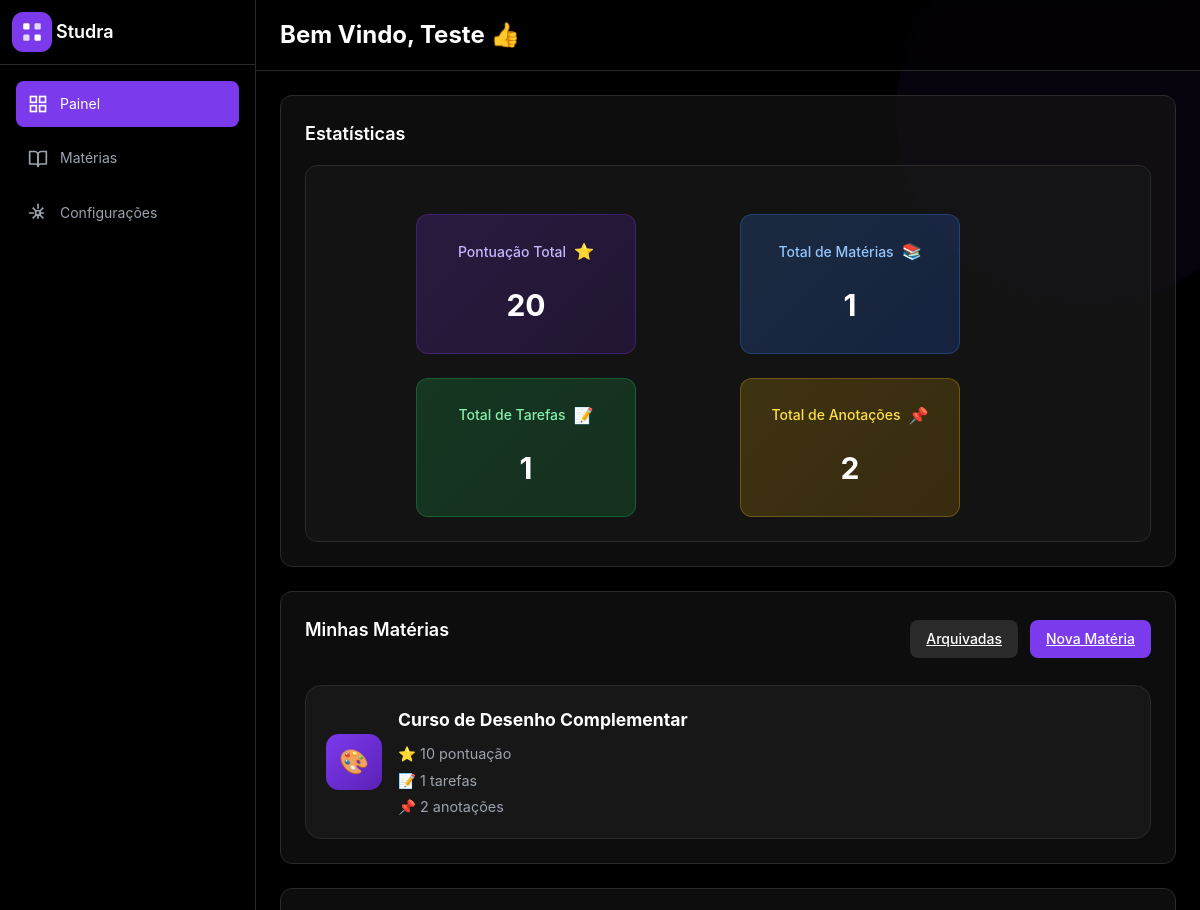
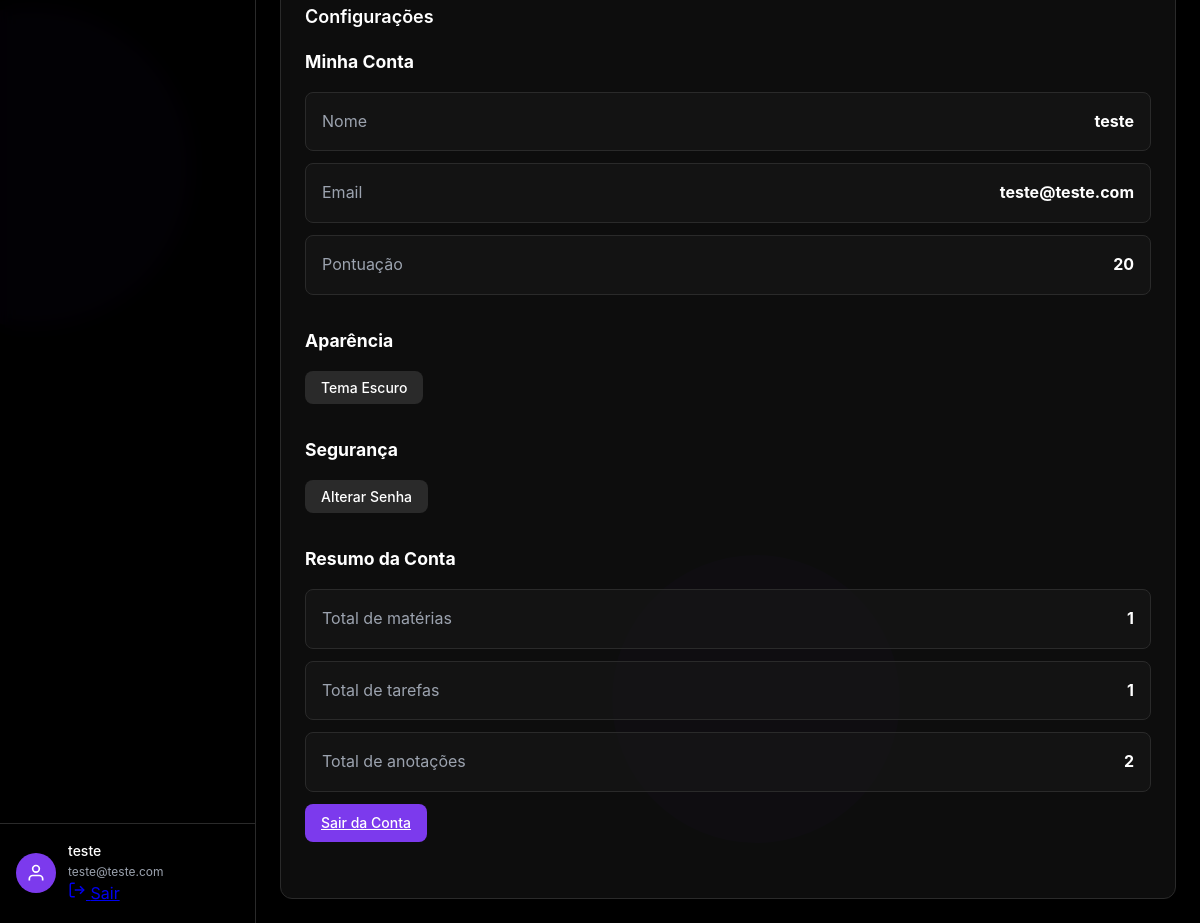
The page /views/dashboard.php (signed in) on the database its author committed (2 pictures, top to bottom).
### tables this page shows
CREATE TABLE `materias` (
  `id` int(11) NOT NULL,
  `usuario_id` int(11) NOT NULL,
  `nome` varchar(100) NOT NULL,
  `descricao` text DEFAULT NULL,
  `icone` varchar(50) NOT NULL,
  `pontuacao` int(11) DEFAULT 0,
  `arquivada` tinyint(1) DEFAULT 0,
  `criado_em` datetime DEFAULT current_timestamp()
);

### models/materia_model.php (called while the page is built, shortened)
<?php
class materia_model{
    private $pdo;
    public function __construct($pdo){
        $this->pdo = $pdo;
    }
    public function m_listar_materia($usuario_id){
        $sql = "
        SELECT *
        FROM materias
        WHERE usuario_id = :usuario_id
        AND arquivada = 0
        ORDER BY criado_em DESC
        ";
        $stmt = $this->pdo->prepare($sql);
        $stmt->execute([
        ':usuario_id' => $usuario_id
        ]);
        return $stmt->fetchAll(PDO::FETCH_ASSOC);
    }
}

### models/tarefa_model.php (called while the page is built, shortened)
<?php
class tarefa_model
{
    private $pdo;
    public function __construct($pdo)
    {
        $this->pdo = $pdo;
    }
    public function t_listar_por_materia($materia_id)
    {
    $sql = "
        SELECT *
        FROM tarefas
        WHERE materia_id = :materia_id
        AND arquivada = 0
        ORDER BY data_termino ASC
    ";
    $stmt = $this->pdo->prepare($sql);
    $stmt->execute([
        ':materia_id' => $materia_id
    ]);
    return $stmt->fetchAll(PDO::FETCH_ASSOC);
    }
}

### models/anotacoes_model.php (called while the page is built, shortened)
<?php
class anotacoes_model
{
    private $pdo;
    public function __construct($pdo)
    {
        $this->pdo = $pdo;
    }
    public function listar_por_materia($materia_id)
    {
    $sql = "
        SELECT *
        FROM anotacoes
        WHERE materia_id = :materia_id
        AND arquivada = 0
        ORDER BY criado_em DESC
    ";
    $stmt = $this->pdo->prepare($sql);
    $stmt->execute([
        ':materia_id' => $materia_id
    ]);
    return $stmt->fetchAll(PDO::FETCH_ASSOC);
    }
}

### config/icones.php (called while the page is built)
<?php
function obter_icones()
{
    return [
        'livro' => '📚',
        'computador' => '💻',
        'idioma' => '🌎',
        'matematica' => '🧮',
        'ciencia' => '🔬',
        'historia' => '🏛️',
        'arte' => '🎨'
    ];
}

### views/dashboard.php (the view, shortened to what this page needs)
<?php
$usuario_nome = $_SESSION['usuario_nome'];
$usuario_email = $_SESSION['usuario_email'];
$usuario_pontos = $_SESSION['us_pontos_total'];
require_once '../config/database.php';
require_once '../models/materia_model.php';
require_once '../models/tarefa_model.php';
require_once '../models/anotacoes_model.php';
require_once '../config/icones.php';
$icones = obter_icones();
$materiaModel = new materia_model($pdo);
$tarefaModel = new tarefa_model($pdo);
$anotacaoModel = new anotacoes_model($pdo);
$materias = $materiaModel->m_listar_materia($_SESSION['usuario_id']);
$tarefas = [];
$anotacoes = [];
foreach ($materias as $materia) {
    $tarefasMateria = $tarefaModel->t_listar_por_materia($materia['id']);
    $anotacoesMateria = $anotacaoModel->listar_por_materia($materia['id']);
    $tarefas = array_merge($tarefas, $tarefasMateria);
    $anotacoes = array_merge($anotacoes, $anotacoesMateria);
}
?>
<!DOCTYPE html>
<html lang="pt-BR">
<head>
    <link rel="stylesheet" href="../assets/css/dashboard.css">
</head>
<body>
    <div class="decorative-bg">
        <div class="bg-circle bg-circle-1"></div>
        <div class="bg-circle bg-circle-2"></div>
        <div class="bg-circle bg-circle-3"></div>
    </div>
    <div class="dashboard-container">
        <aside class="sidebar" id="sidebar">
            <div class="sidebar-header">
                <div class="logo">
                    <div class="logo-icon">
                        <img
                            src="/studra/assets/img/logo-studra.svg"
                            alt="Studra Logo"
                            class="logo-image"
                        >
                    </div>
                    <span class="logo-text">Studra</span>
                </div>
            </div>
            <nav class="sidebar-nav">
                <ul>
                    <li>
                        <a href="#dashboard" class="nav-item active" data-view="dashboard">
                            <svg width="20" height="20" viewBox="0 0 24 24" fill="none" stroke="currentColor">
                                <rect x="3" y="3" width="7" height="7" stroke-width="2"/>
                                <rect x="14" y="3" width="7" height="7" stroke-width="2"/>
                                <rect x="14" y="14" width="7" height="7" stroke-width="2"/>
                                <rect x="3" y="14" width="7" height="7" stroke-width="2"/>
                            </svg>
                            <span>Painel</span>
                        </a>
                    </li>
                    <li>
                        <a href="#materias" class="nav-item"    data-view="Materias">
                            <svg width="20" height="20" viewBox="0 0 24 24" fill="none" stroke="currentColor" stroke-width="2" stroke-linecap="round" stroke-linejoin="round">
                            <path d="M2 3h6a4 4 0 0 1 4 4v14a3 3 0 0 0-3-3H2z"></path>
                            <path d="M22 3h-6a4 4 0 0 0-4 4v14a3 3 0 0 1 3-3h7z"></path>
                            </svg>
                            <span>Matérias</span>
                        </a>
                    </li>
                    <li>
                        <a href="#configuracoes"class="nav-item" data-view="settings">
                            <svg width="20" height="20" viewBox="0 0 24 24" fill="none" stroke="currentColor">
                                <circle cx="12" cy="12" r="3" stroke-width="2"/>
                                <path d="M12 1v6m0 6v6M5.6 5.6l4.3 4.3m4.2 4.2l4.3 4.3M1 12h6m6 0h6M5.6 18.4l4.3-4.3m4.2-4.2l4.3-4.3" stroke-width="2"/>
                            </svg>
                            <span>Configurações</span>
                        </a>
                    </li>
                </ul>
            </nav>
            <div class="sidebar-footer">
                <div class="user-profile">
                    <div class="user-avatar">
                        <svg width="20" height="20" viewBox="0 0 24 24" fill="none" stroke="currentColor">
                            <path d="M20 21v-2a4 4 0 00-4-4H8a4 4 0 00-4 4v2M12 11a4 4 0 100-8 4 4 0 000 8z" stroke-width="2"/>
                        </svg>
                    </div>
                    <div class="user-info">
                        <p class="user-name">
                            <?php echo $usuario_nome; ?>
                        </p>
                        <p class="user-email">
                            <?php echo $usuario_email; ?>
                        </p>
                        <a href="../controllers/auth_controller.php?acao=logout"
                        class="logout-btn">
                        <svg width="18" height="18" viewBox="0 0 24 24"
                        fill="none" stroke="currentColor">
                        <path d="M9 21H5a2 2 0 01-2-2V5a2 2 0 012-2h4"
                        stroke-width="2"/>
                        <path d="M16 17l5-5-5-5"
                        stroke-width="2"/>
                        <path d="M21 12H9"
                        stroke-width="2"/>
                         </svg>
                        <span>Sair</span>
                         </a>
                    </div>
                </div>
            </div>
        </aside>
        <main class="main-content">
            <header class="header">
                <div class="header-content">
                    <h2> Bem Vindo,
                        <?php echo ucwords($usuario_nome); ?>
                        <?php
                        $numero = random_int(1,2);
                        if($numero == 1) {
                            echo "\u{1F600}";
                        }
                        else{
                            echo "\u{1F44D}";
                        }
                        ?>
                    </h2>
                </div>
            </header>
            <div class="content-area">
                <div class="view-container" id="dashboard">
                    <div class="section-card">
                        <h2>Estatísticas</h2>
                        <div class="section-card">
                            <div class="stats-grid">
                                <div class="stat-card stat-card-purple">
                                    <div class="stat-header">
                                        <h3>Pontuação Total</h3>
                                        <span>⭐</span>
                                    </div>
                                    <p class="stat-value">
                                        <?php echo number_format($usuario_pontos, 0, ',', '.'); ?>
                                    </p>
                                </div>
                                <div class="stat-card stat-card-blue">
                                    <div class="stat-header">
                                        <h3>Total de Matérias</h3>
                                        <span>📚</span>
                                    </div>
                                    <p class="stat-value">
                                        <?php echo count($materias); ?>
                                    </p>
                                </div>
                                <div class="stat-card stat-card-green">
                                    <div class="stat-header">
                                        <h3>Total de Tarefas</h3>
                                        <span>📝</span>
                                    </div>
                                    <p class="stat-value">
                                        <?php echo count($tarefas); ?>
                                    </p>
                                </div>
                                <div class="stat-card stat-card-yellow">
                                    <div class="stat-header">
                                        <h3>Total de Anotações</h3>
                                        <span>📌</span>
                                    </div>
                                    <p class="stat-value">
                                        <?php echo count($anotacoes); ?>
                                    </p>
                                </div>
                            </div>
                        </div>
                    </div>
                 <div class="section-card" id="materias">
                    <div class="section-header">
                        <h2>
                            Minhas Matérias
                        </h2>
                        <div class="section-actions">
                            <a
                                href="materias/arquivadas.php"
                                class="btn btn-secondary"
                            >
                                Arquivadas
                            </a>
                            <a
                                href="materias/criar.php"
                                class="btn btn-primary"
                            >
                                Nova Matéria
                            </a>
                        </div>
                    </div>
                    <div class="subjects-grid">
                        <?php if (count($materias) > 0): ?>
                            <?php foreach ($materias as $materia): ?>
                                <?php
                                $qtdTarefas = count(
                                    $tarefaModel->t_listar_por_materia($materia['id'])
                                );
                                $qtdAnotacoes = count(
                                    $anotacaoModel->listar_por_materia($materia['id'])
                                );
                                ?>
                                <a
                                    href="materias/visualizar.php?id=<?php echo $materia['id']; ?>"
                                    class="subject-card"
                                >
                                    <div class="subject-icon">
                                        <?php
                                            echo $icones[$materia['icone']] ?? '📘';
                                        ?>
                                    </div>
                                    <div class="subject-content">
                                        <h3>
                                            <?php echo $materia['nome']; ?>
                                        </h3>
                                        <div class="subject-info">
                                            <span>
                                               ⭐ <?php echo $materia['pontuacao']; ?> pontuação
                                            </span>
                                            <span>
                                               📝 <?php echo $qtdTarefas; ?> tarefas
                                            </span>
                                            <span>
                                               📌 <?php echo $qtdAnotacoes; ?> anotações
                                            </span>
                                        </div>
                                    </div>
                                </a>
                            <?php endforeach; ?>
                        <?php else: ?>
                            <p class="text-gray">
                                Nenhuma matéria cadastrada.
                            </p>
                        <?php endif; ?>
                    </div>
                </div>
                <div class="section-card" id="configuracoes">
                    <h2>Configurações</h2>
                    <div class="settings-group">
                        <h3>Minha Conta</h3>
                        <div class="settings-item">
                            <span>Nome</span>
                            <strong><?php echo $usuario_nome; ?></strong>
                        </div>
                        <div class="settings-item">
                            <span>Email</span>
                            <strong><?php echo $usuario_email; ?></strong>
                        </div>
                        <div class="settings-item">
                            <span>Pontuação</span>
                            <strong>
                                <?php echo $usuario_pontos?>
                            </strong>
                        </div>
                    </div>
                    <div class="settings-group">
                        <h3>Aparência</h3>
                        <button class="btn btn-secondary">
                            Tema Escuro
                        </button>
                    </div>
                    <div class="settings-group">
                        <h3>Segurança</h3>
                        <button class="btn btn-secondary">
                            Alterar Senha
                        </button>
                    </div>
                    <div class="settings-group">
                        <h3>Resumo da Conta</h3>
                        <div class="settings-item">
                            <span>Total de matérias</span>
                            <strong><?php echo count($materias); ?></strong>
                        </div>
                        <div class="settings-item">
                            <span>Total de tarefas</span>
                            <strong><?php echo count($tarefas); ?></strong>
                        </div>
                        <div class="settings-item">
                            <span>Total de anotações</span>
                            <strong><?php echo count($anotacoes); ?></strong>
                        </div>
                            <a href="../controllers/auth_controller.php?acao=logout"
                            class="btn btn-primary">
                                Sair da Conta
                            </a>
                    </div>
                </div>
            </div>
        </main>
    </div>
</body>
</html>

### rows shown on the page
materias: icone "🎨", nome "Curso de Desenho Complementar", pontuacao "10", qtdTarefas "1", qtdAnotacoes "2"

### other values the page prints
$usuario_nome "teste"
$usuario_email "teste@teste.com"
$usuario_nome "Teste"
$usuario_pontos "20"
count($materias) "1"
count($tarefas) "1"
count($anotacoes) "2"
